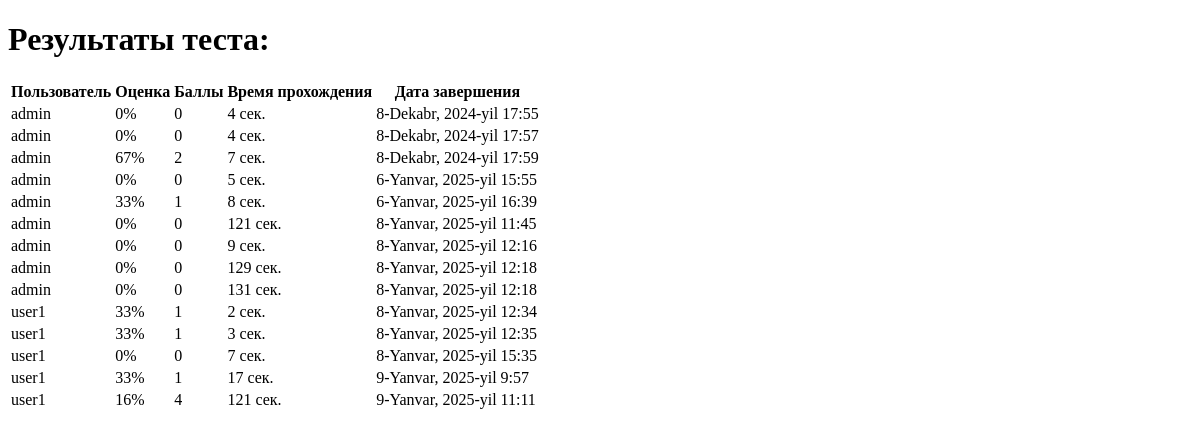
The app's page /quiz/2/results/ (signed in), older data.
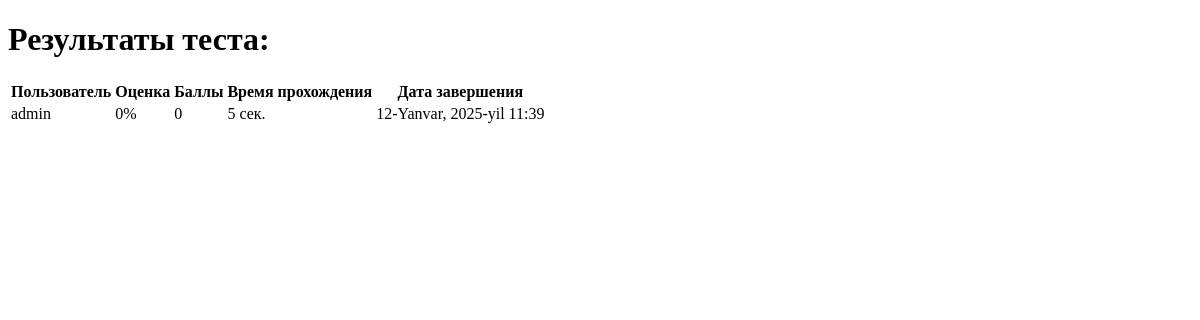
The same page, newer data.
### videos/models.py (models this page shows)
class QuizResult(models.Model):
    user = models.ForeignKey('auth.User',
                             on_delete=models.CASCADE)  # Укажите, какая модель используется для пользователей
    quiz = models.ForeignKey(Quiz, on_delete=models.CASCADE)
    score = models.PositiveIntegerField()
    grade = models.PositiveIntegerField()
    time_spent = models.PositiveIntegerField()  # Время прохождения в секундах
    completed_at = models.DateTimeField(auto_now_add=True)

### videos/views.py (the view)
# urls.py: path('quiz/<int:quiz_id>/results/', quiz_results, name='quiz_results'),
@staff_member_required
def quiz_results(request, quiz_id):
    quiz = get_object_or_404(Quiz, id=quiz_id)
    results = QuizResult.objects.filter(quiz=quiz).select_related('user')
    return render(request, 'videos/quiz_results.html', {
        'quiz': quiz,
        'results': results
    })

### templates/videos/quiz_results.html (shortened to what this page needs)
<!DOCTYPE html>
<html lang="en">
<head>
</head>
<body>
<h1>Результаты теста: {{ quiz.title }}</h1>
<table>
    <thead>
        <tr>
            <th>Пользователь</th>
            <th>Оценка</th>
            <th>Баллы</th>
            <th>Время прохождения</th>
            <th>Дата завершения</th>
        </tr>
    </thead>
    <tbody>
        {% for result in results %}
        <tr>
            <td>{{ result.user.username }}</td>
            <td>{{ result.grade }}%</td>
            <td>{{ result.score }}</td>
            <td>{{ result.time_spent }} сек.</td>
            <td>{{ result.completed_at }}</td>
        </tr>
        {% endfor %}
    </tbody>
</table>
</body>
</html>

Row changes from the older to the newer data that the page shows:
removed QuizResult: user.username "admin", grade "0", score "0", time_spent "4", completed_at "8-Dekabr, 2024-yil 17:55"
removed QuizResult: user.username "admin", grade "0", score "0", time_spent "4", completed_at "8-Dekabr, 2024-yil 17:57"
removed QuizResult: user.username "admin", grade "67", score "2", time_spent "7", completed_at "8-Dekabr, 2024-yil 17:59"
removed QuizResult: user.username "admin", grade "0", score "0", time_spent "5", completed_at "6-Yanvar, 2025-yil 15:55"
removed QuizResult: user.username "admin", grade "33", score "1", time_spent "8", completed_at "6-Yanvar, 2025-yil 16:39"
removed QuizResult: user.username "admin", grade "0", score "0", time_spent "121", completed_at "8-Yanvar, 2025-yil 11:45"
removed QuizResult: user.username "admin", grade "0", score "0", time_spent "9", completed_at "8-Yanvar, 2025-yil 12:16"
removed QuizResult: user.username "admin", grade "0", score "0", time_spent "129", completed_at "8-Yanvar, 2025-yil 12:18"
removed QuizResult: user.username "admin", grade "0", score "0", time_spent "131", completed_at "8-Yanvar, 2025-yil 12:18"
removed QuizResult: user.username "user1", grade "33", score "1", time_spent "2", completed_at "8-Yanvar, 2025-yil 12:34"
removed QuizResult: user.username "user1", grade "33", score "1", time_spent "3", completed_at "8-Yanvar, 2025-yil 12:35"
removed QuizResult: user.username "user1", grade "0", score "0", time_spent "7", completed_at "8-Yanvar, 2025-yil 15:35"
removed QuizResult: user.username "user1", grade "33", score "1", time_spent "17", completed_at "9-Yanvar, 2025-yil 9:57"
removed QuizResult: user.username "user1", grade "16", score "4", time_spent "121", completed_at "9-Yanvar, 2025-yil 11:11"
added QuizResult: user.username "admin", grade "0", score "0", time_spent "5", completed_at "12-Yanvar, 2025-yil 11:39"
